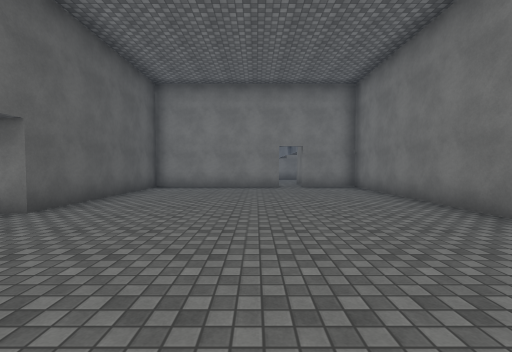
view 1 (above)

20 first-person views from a walk through a Unity game level. The camera is 1.4 m above the floor, tilts 2° down and sees 90° across. Doors are open. The floor is counted in squares, 2 m on a side. Each view is taken from the middle of a square. On the plan, view 1 faces up. The plan holds only what a view shows up to about 9 squares ahead; the rest is blank. The place goes on beyond the plan. The player is left out. Surface patterns are stand-ins for the level's own textures.

view 2
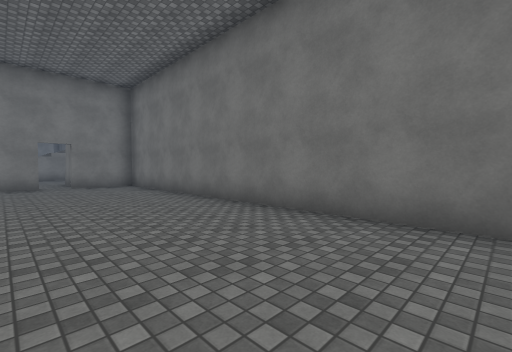

view 3
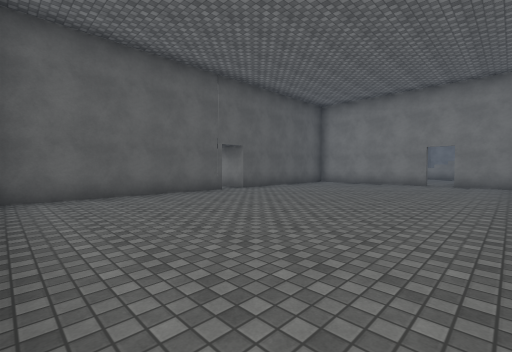

view 4
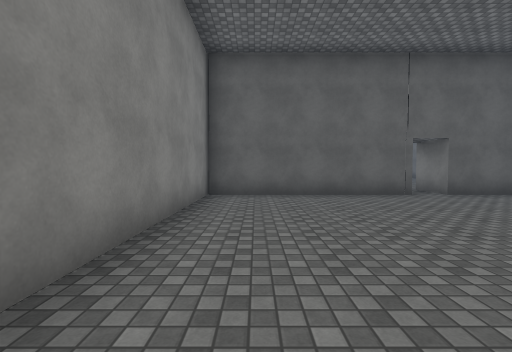

view 5
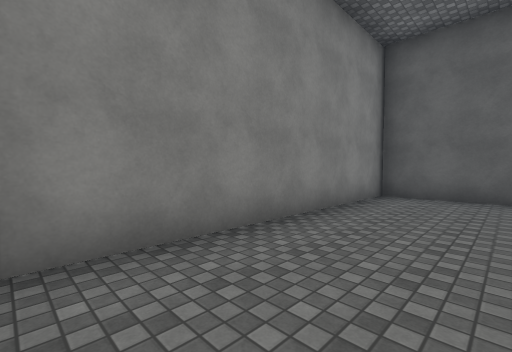

view 6
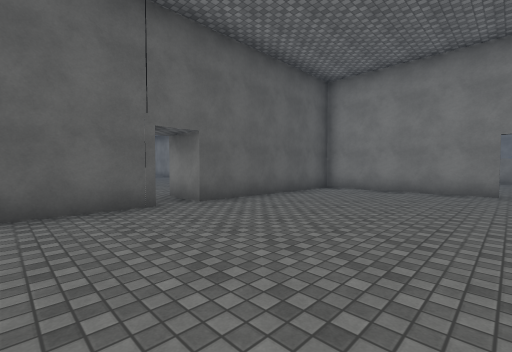

view 7
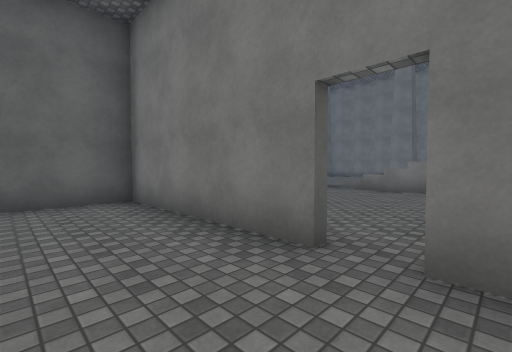

view 8
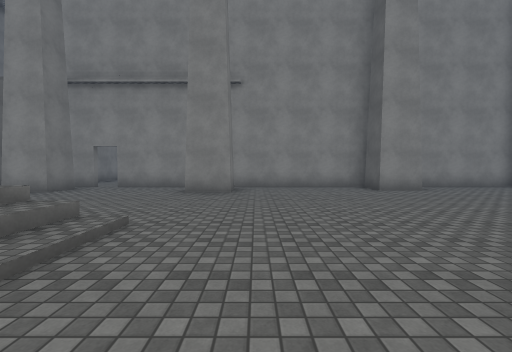

view 9
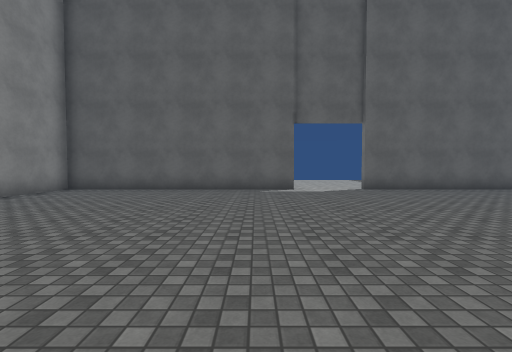

view 10
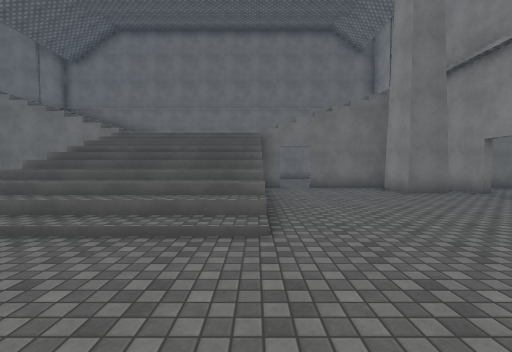

view 11
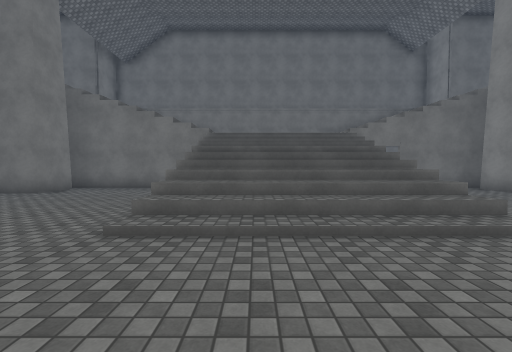

view 12
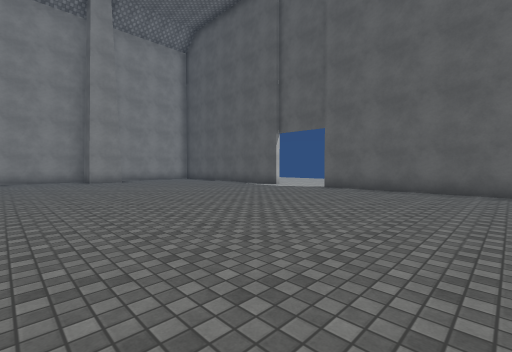

view 13
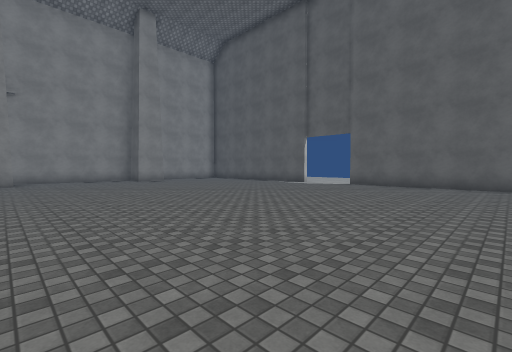

view 14
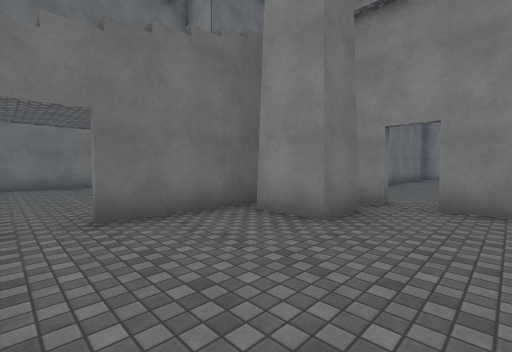

view 15
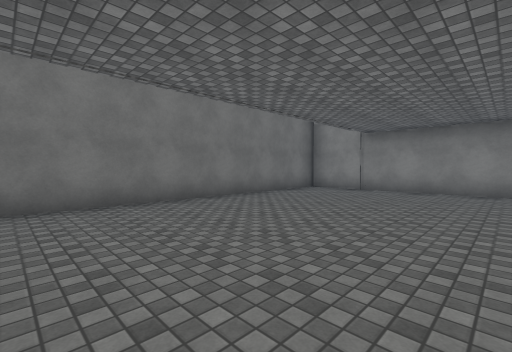

view 16
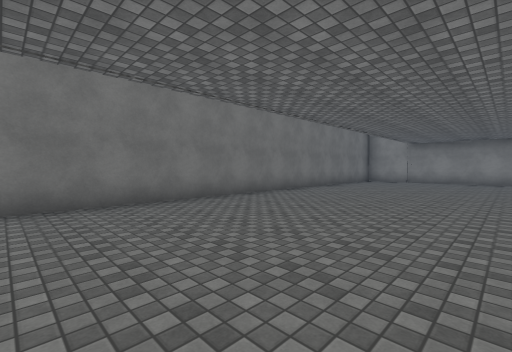

view 17
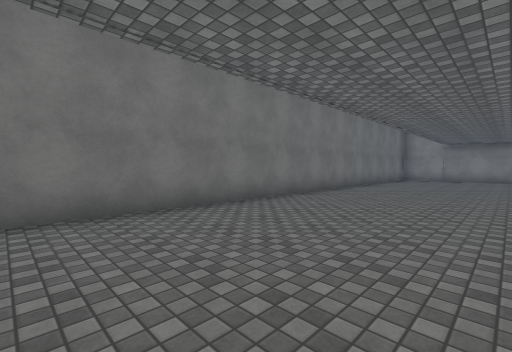

view 18
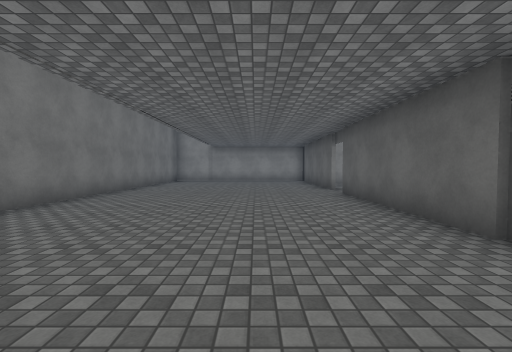

view 19
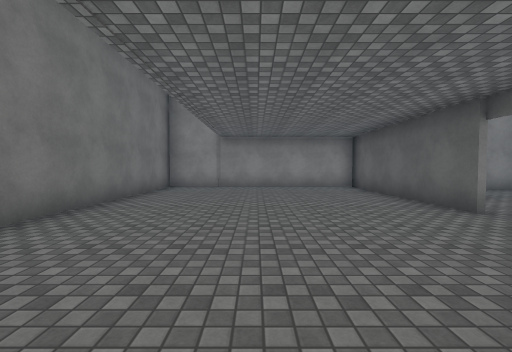

view 20
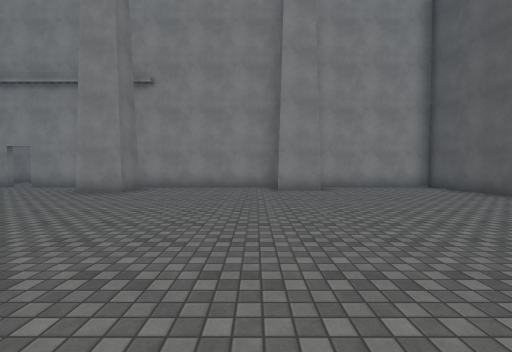

### Floor plan
Key: @ floor where view 1 was taken; # wall or solid block; . floor; / step, stairs or slope; D open door.
Columns run from 14 left of view 1 to 10 right of it. Each row starts with its distance up from view 1.
 23  #..........  ....  ....#
 22  #.......... .....  ....#
 21  #................ .....#
 20  #.............    .....#
 19  #..........//////......#
 18 ............//////......#
 17 ............//////......#
 16  #..........//////......#
 15  #..........//////......#
 14  #................D.....#
 13  #................D.....#
 12  #................#.....#
 11  #.........##...###.....#
 10  #...##....##...##......#
  9  ##############D##......#
  8           #......########
  7           #.......#
  6           #.......#
  5           #.......#
  4           #......DD
  3           #......DD
  2           #.......#
  1           #.......#
  0           #...@...#
 -1           #.......#
 -2           #.......
 -3           ########

Where each view was taken, in squares from view 1:
view 1: 0 up, 0 right, facing up
view 2: 1 down, 0 right, facing up-right
view 3: 2 down, 3 right, facing up-left
view 4: 1 down, 3 right, facing left
view 5: 0 up, 3 right, facing down-left
view 6: 1 up, 1 right, facing up-left
view 7: 7 up, 2 right, facing up-left
view 8: 18 up, 4 left, facing down
view 9: 15 up, 5 left, facing left
view 10: 15 up, 5 left, facing right
view 11: 18 up, 5 left, facing right
view 12: 23 up, 5 left, facing down-left
view 13: 23 up, 3 left, facing down-left
view 14: 14 up, 0 right, facing down-right
view 15: 16 up, 5 right, facing down-right
view 16: 21 up, 5 right, facing down-right
view 17: 23 up, 6 right, facing down-right
view 18: 21 up, 6 right, facing down
view 19: 17 up, 7 right, facing down
view 20: 18 up, 7 left, facing down
